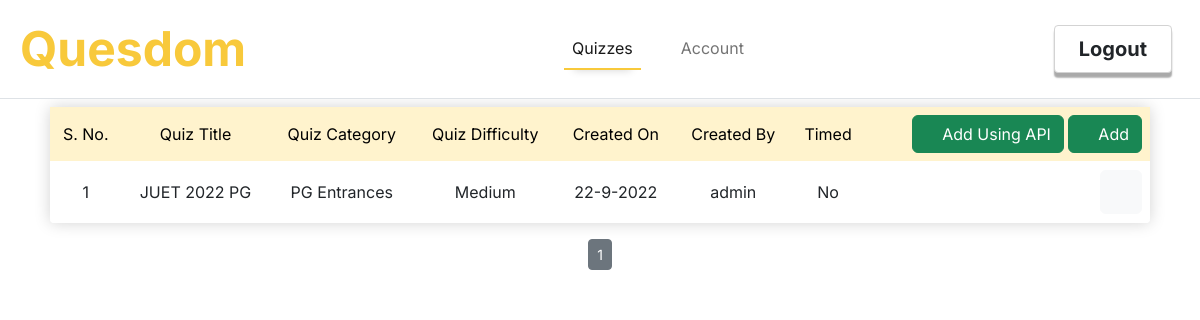
The app's page /admin/indexquiz (signed in), older data.
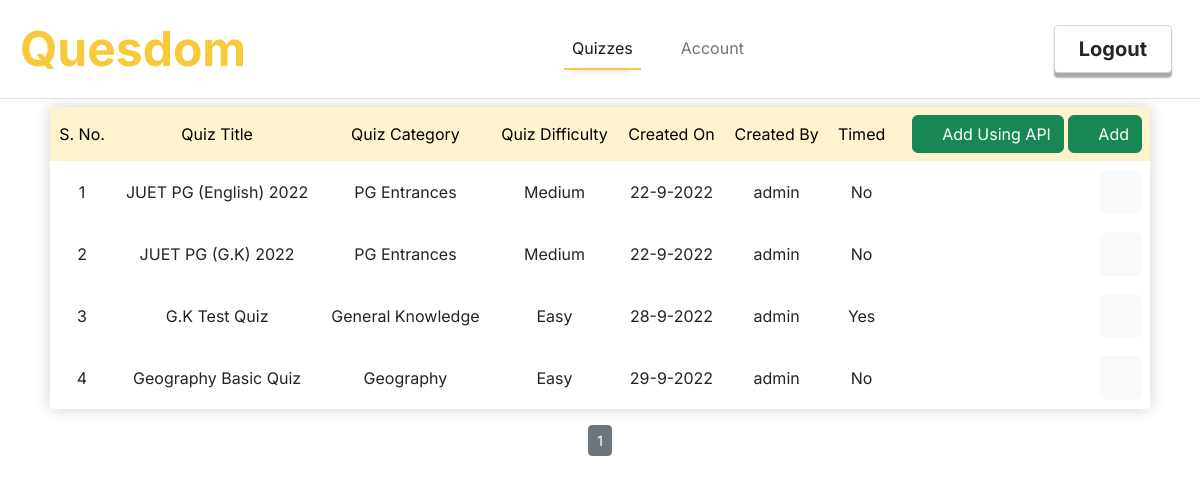
The same page, newer data.
### quesdom/models.py (models this page shows, shortened)
class Quizzes(db.Model):
    id = db.Column(db.Integer, primary_key = True)
    quiz_title = db.Column(db.String(30), nullable= False)
    quiz_description = db.Column(db.String(200), nullable=False)
    quiz_category = db.Column(db.String(20), nullable=False)
    quiz_difficulty = db.Column(db.String(10), nullable=False)
    timed = db.Column(db.Boolean, nullable = False)
    date_created = db.Column(db.DateTime, nullable=False, default=datetime.utcnow)
    author = db.Column(db.Integer, db.ForeignKey('users.id'), nullable=False)
    created_by = db.relationship('Users',backref='created_by',lazy=True,overlaps="quizzes,quizzes")
    questions = db.relationship('Questions',backref='contains',cascade="all, delete-orphan",lazy=True)
    class_id = db.Column(db.Integer, db.ForeignKey('classrooms.id'), nullable=True)

class Users(db.Model, UserMixin):
    id = db.Column(db.Integer, primary_key = True)
    username = db.Column(db.String(30), unique=True, nullable= False)
    email = db.Column(db.String(50), unique=True,nullable=False)
    password = db.Column(db.String(60), nullable=False)
    role = db.Column(db.String(20), nullable=False)
    answers = db.relationship('Answers',backref='answers',lazy=True)
    quizzes = db.relationship('Quizzes',backref='quizzes',lazy=True)
    tr_id = db.Column(db.Integer, db.ForeignKey('teachers.id'), nullable = True)
    stu_id = db.Column(db.Integer, db.ForeignKey('students.id'), nullable = True)

### quesdom/routes.py (the view)
@app.route('/admin/indexquiz')
@login_required
def admin_indexquiz():
    if not (current_user.role == 'Admin'):
        flash('You are not authorized to access this page!',category='info')
        return redirect(url_for('home'))
    if Quizzes.query.filter_by(author=current_user.id).count() == 0:
        flash('No quizzes found, please add a quiz!','info')
    page = request.args.get('page',1,int)
    quizzes = Quizzes.query.filter_by(author=current_user.id).paginate(per_page = 5,page=page)
    return render_template('admin_indexquiz.html',title='All Quizzes',quizzes = quizzes)

### quesdom/models.py (called while the page is built)
@login_manager.user_loader
def load_user(user_id):
    return Users.query.get(int(user_id))

### quesdom/templates/admin_indexquiz.html (shortened to what this page needs)
{%extends "admin_layout.html"%}
{%block content%}
<div class="row overflow-auto p-4 p-md-2">
    <div class="col" >
        <table class="table bg-opacity-50 table-borderless bg-white mytable text-center rounded-1 overflow-auto">
            <tr class="table-warning text-nowrap" valign="middle">
                <td>
                    S. No.
                </td>
                <td>
                    Quiz Title
                </td>
                <td>
                    Quiz Category
                </td>
                <td>
                    Quiz Difficulty
                </td>
                <td>
                    Created On
                </td>
                <td>
                    Created By
                </td>
                <td>
                    Timed
                </td>
                <td class="text-end">
                    <a class="btn btn-success" href="{{url_for('admin_createquizfromapi')}}"><i class="bi bi-plus-circle"></i> Add Using API</a>
                    <a class="btn btn-success" href="{{url_for('admin_createquiz')}}"><i class="bi bi-plus-circle"></i> Add</a>
                </td>
            </tr>
            {%for quiz in quizzes.items%}
                <tr valign="middle" >
                    <td>
                        {{loop.index+((quizzes.page-1)*quizzes.per_page)}}
                    </td>
                    <td>
                        {{quiz.quiz_title}}
                    </td>
                    <td>
                        {{quiz.quiz_category}}
                    </td>
                    <td>
                        {{quiz.quiz_difficulty}}
                    </td>
                    <td>
                        {{quiz.date_created.day}}-{{quiz.date_created.month}}-{{quiz.date_created.year}}
                    </td>
                    <td>
                        {{quiz.created_by.username}}
                    </td>
                    <td>
                        {% if quiz.timed %}
                        Yes
                        {% else %}
                        No
                        {% endif %}
                    </td>
                    <td class="text-nowrap text-end">
                        <a class="btn btn-link p-1 " href="{{url_for('admin_updatequiz',quiz_id=quiz.id)}}"><i class="bi bi-pencil-square fs-4"></i></a>
                        <a class="btn btn-link p-1 " href="{{url_for('admin_deletequiz')}}" data-bs-quizid = {{quiz.id}} data-bs-toggle="modal" data-bs-target="#deleteModal"><i class="text-danger fs-4 bi bi-trash3-fill fs-auto"></i></a>
                        <div class="dropstart d-inline">
                            <button class="dropdown-toggle-wo-arrow btn btn-light dropstart-toggle" type="button" data-bs-toggle="dropdown" aria-expanded="false">
                                <i class="fs-5 bi bi-three-dots"></i>
                            </button>
                          </div>
                    </td>
                </tr>
            {%endfor%}
        </table>
        <div class="page-links text-center">
            {% for page_num in quizzes.iter_pages() %}
            {% if page_num %}
                {% if quizzes.page == page_num %}
                    <a class="active btn btn-outline-secondary btn-sm" href="{{url_for('admin_indexquiz',page=page_num)}}">{{page_num}}</a>
                {% else %}
                    <a class="btn btn-outline-secondary btn-sm" href="{{url_for('admin_indexquiz',page=page_num)}}">{{page_num}}</a>
                {% endif %}
            {% else %}
                <span class="btn btn-outline-secondary btn-sm">...</span>
            {% endif %}
        {% endfor %}
        </div>
    </div>
</div>
{%endblock%}

Row changes from the older to the newer data that the page shows:
changed Quizzes: quiz_title "JUET 2022 PG" → "JUET PG (English) 2022"
added Quizzes: quiz_title "JUET PG (G.K) 2022", quiz_category "PG Entrances", quiz_difficulty "Medium", date_created.day "22", date_created.month "9", date_created.year "2022", created_by.username "admin", timed "No"
added Quizzes: quiz_title "G.K Test Quiz", quiz_category "General Knowledge", quiz_difficulty "Easy", date_created.day "28", date_created.month "9", date_created.year "2022", created_by.username "admin", timed "Yes"
added Quizzes: quiz_title "Geography Basic Quiz", quiz_category "Geography", quiz_difficulty "Easy", date_created.day "29", date_created.month "9", date_created.year "2022", created_by.username "admin", timed "No"
